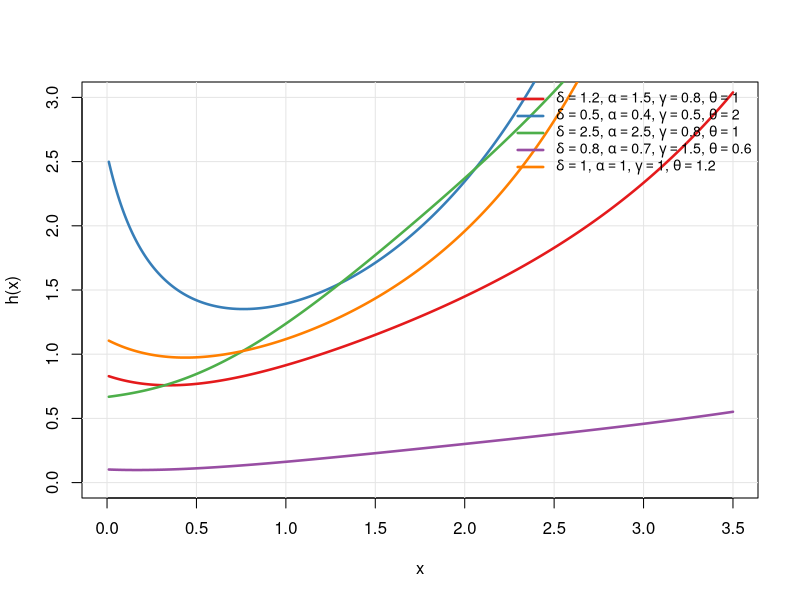

Generate this figure with R:
# Baseline Ishita PDF and CDF
g_ishita <- function(x, theta) {
  ifelse(x <= 0, 0, (theta^3 / (theta^3 + 2)) * (theta + x^2) * exp(-theta * x))
}

G_ishita <- function(x, theta) {
  ifelse(x <= 0, 0, 1 - (1 + (theta * x * (theta * x + 2)) / (theta^3 + 2)) * exp(-theta * x))
}

# Vectorized HRF Function for MO-T2EHL-Gom-Ishita
hrf_MOT2EHL_Gom_Ishita <- function(x, delta, alpha, gamma, theta) {
  res <- numeric(length(x))
  pos <- x > 0
  if (!any(pos)) return(res)
  
  x_pos <- x[pos]
  d_bar <- 1 - delta
  
  G_val <- G_ishita(x_pos, theta)
  g_val <- g_ishita(x_pos, theta)
  
  S_bar <- 1 - G_val
  
  # Inner Transformations
  A_x <- 1 - (S_bar)^(-gamma)
  B_x <- exp((1 / gamma) * A_x)
  C_x <- B_x / (2 - B_x)
  
  # HRF Assembly (using the corrected -1 exponent term)
  term1 <- 2 * alpha
  term2 <- exp((alpha / gamma) * A_x)
  term3 <- S_bar^(-gamma - 1)
  term4 <- (2 - B_x)^(-(alpha + 1))
  term5 <- g_val / (C_x^alpha)
  term6 <- (1 - d_bar * (C_x)^alpha)^(-1)
  
  res[pos] <- term1 * term2 * term3 * term4 * term5 * term6
  return(res)
}

# Parameter Vectors (Same 5 Parameter Sets)
delta <- c(1.2, 0.5, 2.5, 0.8, 1.0)
alpha <- c(1.5, 0.4, 2.5, 0.7, 1.0)
gamma <- c(0.8, 0.5, 0.8, 1.5, 1.0)
theta <- c(1.0, 2.0, 1.0, 0.6, 1.2)

# Evaluation sequence
x_seq <- seq(0.01, 3.5, length.out = 600)
colors <- c("#E41A1C", "#377EB8", "#4DAF4A", "#984EA3", "#FF7F00")

# Graph Setup
plot(NULL, xlim = c(0, 3.5), ylim = c(0, 3), 
     xlab = "x", ylab = "h(x)", 
     main = "",
     cex.main = 1.2, font.main = 2)
grid(col = "gray90", lty = "solid")

# Curve generation
for (i in 1:5) {
  y_vals <- hrf_MOT2EHL_Gom_Ishita(x_seq, delta[i], alpha[i], gamma[i], theta[i])
  lines(x_seq, y_vals, col = colors[i], lwd = 2.5)
}

# Legend
legend("topright", 
       legend = c(
         expression(paste("", delta==1.2, ", ", alpha==1.5, ", ", gamma==0.8, ", ", theta==1.0)),
         expression(paste("", delta==0.5, ", ", alpha==0.4, ", ", gamma==0.5, ", ", theta==2.0)),
         expression(paste("", delta==2.5, ", ", alpha==2.5, ", ", gamma==0.8, ", ", theta==1.0)),
         expression(paste("", delta==0.8, ", ", alpha==0.7, ", ", gamma==1.5, ", ", theta==0.6)),
         expression(paste("", delta==1.0, ", ", alpha==1.0, ", ", gamma==1.0, ", ", theta==1.2))
       ),
       col = colors, lwd = 2.5, bty = "n", cex = 0.85)
